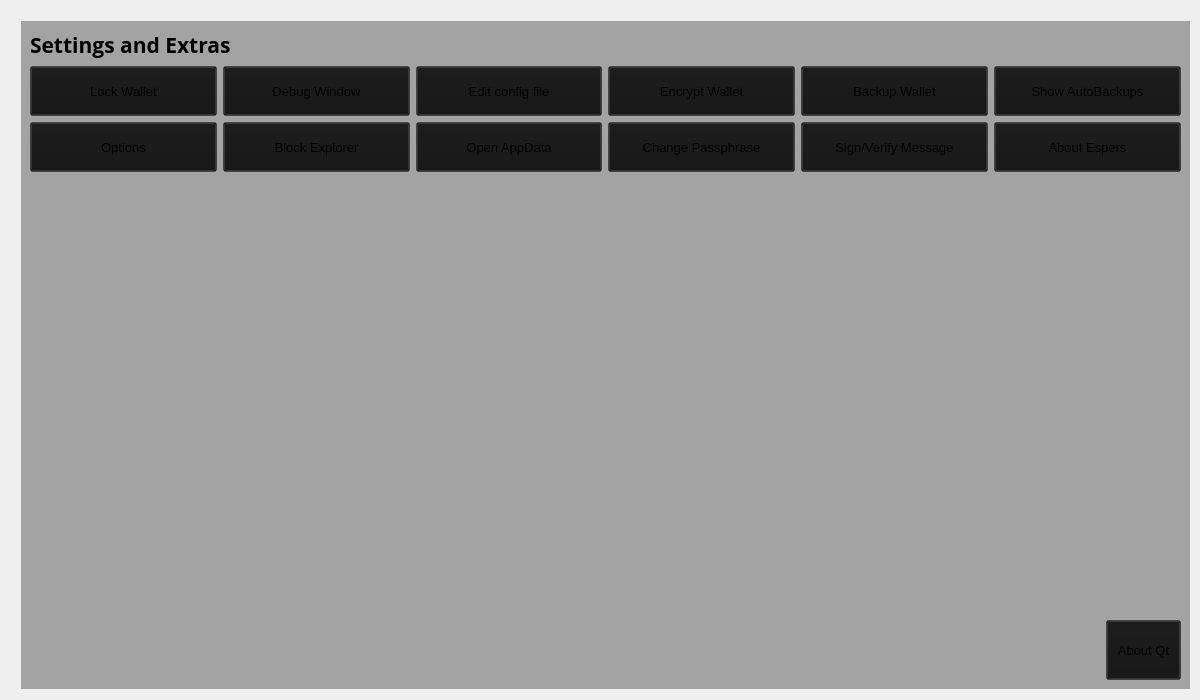
<?xml version="1.0" encoding="UTF-8"?>
<ui version="4.0">
 <class>SettingsPage</class>
 <widget class="QWidget" name="SettingsPage">
  <property name="windowModality">
   <enum>Qt::NonModal</enum>
  </property>
  <property name="enabled">
   <bool>true</bool>
  </property>
  <property name="geometry">
   <rect>
    <x>0</x>
    <y>0</y>
    <width>1200</width>
    <height>700</height>
   </rect>
  </property>
  <property name="sizePolicy">
   <sizepolicy hsizetype="Expanding" vsizetype="Expanding">
    <horstretch>0</horstretch>
    <verstretch>0</verstretch>
   </sizepolicy>
  </property>
  <property name="minimumSize">
   <size>
    <width>0</width>
    <height>0</height>
   </size>
  </property>
  <property name="acceptDrops">
   <bool>false</bool>
  </property>
  <property name="windowTitle">
   <string>Form</string>
  </property>
  <property name="styleSheet">
   <string notr="true"/>
  </property>
  <layout class="QGridLayout">
   <property name="sizeConstraint">
    <enum>QLayout::SetMaximumSize</enum>
   </property>
   <property name="leftMargin">
    <number>21</number>
   </property>
   <property name="topMargin">
    <number>21</number>
   </property>
   <property name="rightMargin">
    <number>10</number>
   </property>
   <item row="1" column="0">
    <widget class="QWidget" name="widget" native="true">
     <property name="sizePolicy">
      <sizepolicy hsizetype="Expanding" vsizetype="Expanding">
       <horstretch>0</horstretch>
       <verstretch>0</verstretch>
      </sizepolicy>
     </property>
     <property name="styleSheet">
      <string notr="true">background: transparent;
background-color: rgb(20, 20, 20, 0.35);
</string>
     </property>
     <layout class="QGridLayout" name="gridLayout01">
      <item row="2" column="0">
       <layout class="QHBoxLayout" name="horizontalLayout_3">
        <item>
         <widget class="QPushButton" name="options">
          <property name="minimumSize">
           <size>
            <width>0</width>
            <height>50</height>
           </size>
          </property>
          <property name="font">
           <font>
            <pointsize>10</pointsize>
           </font>
          </property>
          <property name="text">
           <string>Options</string>
          </property>
         </widget>
        </item>
        <item>
         <widget class="QPushButton" name="blockexplorer">
          <property name="minimumSize">
           <size>
            <width>0</width>
            <height>50</height>
           </size>
          </property>
          <property name="font">
           <font>
            <pointsize>10</pointsize>
           </font>
          </property>
          <property name="text">
           <string>Block Explorer</string>
          </property>
         </widget>
        </item>
        <item>
         <widget class="QPushButton" name="open_datafolder">
          <property name="minimumSize">
           <size>
            <width>0</width>
            <height>50</height>
           </size>
          </property>
          <property name="font">
           <font>
            <pointsize>10</pointsize>
           </font>
          </property>
          <property name="text">
           <string>Open AppData</string>
          </property>
         </widget>
        </item>
        <item>
         <widget class="QPushButton" name="changepassphrase">
          <property name="minimumSize">
           <size>
            <width>0</width>
            <height>50</height>
           </size>
          </property>
          <property name="font">
           <font>
            <pointsize>10</pointsize>
           </font>
          </property>
          <property name="text">
           <string>Change Passphrase</string>
          </property>
         </widget>
        </item>
        <item>
         <widget class="QPushButton" name="signmesage">
          <property name="minimumSize">
           <size>
            <width>0</width>
            <height>50</height>
           </size>
          </property>
          <property name="font">
           <font>
            <pointsize>10</pointsize>
           </font>
          </property>
          <property name="text">
           <string>Sign/Verify Message</string>
          </property>
         </widget>
        </item>
        <item>
         <widget class="QPushButton" name="aboutcoin">
          <property name="minimumSize">
           <size>
            <width>0</width>
            <height>50</height>
           </size>
          </property>
          <property name="font">
           <font>
            <pointsize>10</pointsize>
           </font>
          </property>
          <property name="text">
           <string>About Espers</string>
          </property>
         </widget>
        </item>
       </layout>
      </item>
      <item row="6" column="0">
       <layout class="QHBoxLayout" name="horizontalLayout_5">
        <property name="bottomMargin">
         <number>0</number>
        </property>
        <item>
         <spacer name="horizontalSpacer">
          <property name="orientation">
           <enum>Qt::Horizontal</enum>
          </property>
          <property name="sizeHint" stdset="0">
           <size>
            <width>40</width>
            <height>20</height>
           </size>
          </property>
         </spacer>
        </item>
        <item>
         <widget class="QPushButton" name="aboutqt">
          <property name="minimumSize">
           <size>
            <width>60</width>
            <height>60</height>
           </size>
          </property>
          <property name="maximumSize">
           <size>
            <width>75</width>
            <height>16777215</height>
           </size>
          </property>
          <property name="font">
           <font>
            <pointsize>10</pointsize>
           </font>
          </property>
          <property name="text">
           <string>About Qt</string>
          </property>
         </widget>
        </item>
       </layout>
      </item>
      <item row="0" column="0">
       <layout class="QHBoxLayout" name="horizontalLayout_4">
        <property name="spacing">
         <number>7</number>
        </property>
        <item>
         <widget class="QLabel" name="label_5">
          <property name="font">
           <font>
            <family>Open Sans,sans-serif</family>
            <pointsize>16</pointsize>
            <weight>75</weight>
            <bold>true</bold>
           </font>
          </property>
          <property name="styleSheet">
           <string notr="true">background: transparent;</string>
          </property>
          <property name="text">
           <string>Settings and Extras</string>
          </property>
         </widget>
        </item>
        <item>
         <spacer name="horizontalSpacer_2">
          <property name="orientation">
           <enum>Qt::Horizontal</enum>
          </property>
          <property name="sizeHint" stdset="0">
           <size>
            <width>40</width>
            <height>20</height>
           </size>
          </property>
         </spacer>
        </item>
       </layout>
      </item>
      <item row="1" column="0">
       <layout class="QHBoxLayout" name="horizontalLayout_2">
        <item>
         <widget class="QPushButton" name="lockwallet">
          <property name="minimumSize">
           <size>
            <width>0</width>
            <height>50</height>
           </size>
          </property>
          <property name="font">
           <font>
            <pointsize>10</pointsize>
           </font>
          </property>
          <property name="text">
           <string>Lock Wallet</string>
          </property>
         </widget>
        </item>
        <item>
         <widget class="QPushButton" name="debugwindow">
          <property name="minimumSize">
           <size>
            <width>0</width>
            <height>50</height>
           </size>
          </property>
          <property name="font">
           <font>
            <pointsize>10</pointsize>
           </font>
          </property>
          <property name="text">
           <string>Debug Window</string>
          </property>
         </widget>
        </item>
        <item>
         <widget class="QPushButton" name="editconf">
          <property name="minimumSize">
           <size>
            <width>0</width>
            <height>50</height>
           </size>
          </property>
          <property name="font">
           <font>
            <pointsize>10</pointsize>
           </font>
          </property>
          <property name="text">
           <string>Edit config file</string>
          </property>
         </widget>
        </item>
        <item>
         <widget class="QPushButton" name="encryptwallet">
          <property name="minimumSize">
           <size>
            <width>0</width>
            <height>50</height>
           </size>
          </property>
          <property name="font">
           <font>
            <pointsize>10</pointsize>
           </font>
          </property>
          <property name="text">
           <string>Encrypt Wallet</string>
          </property>
         </widget>
        </item>
        <item>
         <widget class="QPushButton" name="backupwallet">
          <property name="minimumSize">
           <size>
            <width>0</width>
            <height>50</height>
           </size>
          </property>
          <property name="font">
           <font>
            <pointsize>10</pointsize>
           </font>
          </property>
          <property name="text">
           <string>Backup Wallet</string>
          </property>
         </widget>
        </item>
        <item>
         <widget class="QPushButton" name="show_autobackups">
          <property name="minimumSize">
           <size>
            <width>0</width>
            <height>50</height>
           </size>
          </property>
          <property name="font">
           <font>
            <pointsize>10</pointsize>
           </font>
          </property>
          <property name="text">
           <string>Show AutoBackups</string>
          </property>
         </widget>
        </item>
       </layout>
      </item>
      <item row="3" column="0">
       <spacer name="verticalSpacer">
        <property name="orientation">
         <enum>Qt::Vertical</enum>
        </property>
        <property name="sizeHint" stdset="0">
         <size>
          <width>20</width>
          <height>40</height>
         </size>
        </property>
       </spacer>
      </item>
     </layout>
    </widget>
   </item>
  </layout>
 </widget>
 <resources/>
 <connections/>
</ui>
